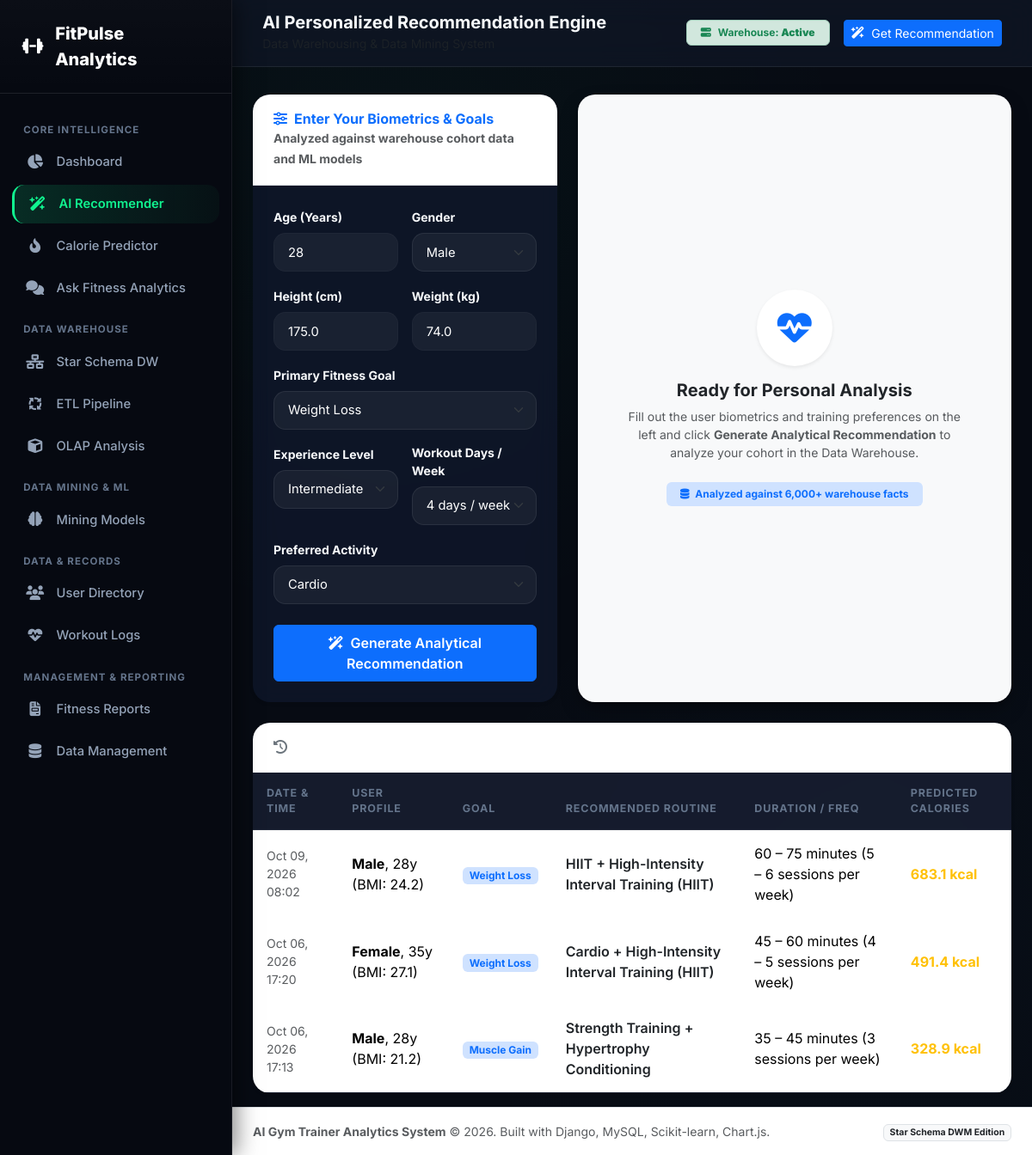
Screenshot of /recommendations/ with the database file from the repository.
### recommendations/models.py (models this page shows, shortened)
class RecommendationHistory(models.Model):
    id = models.BigAutoField(primary_key=True)
    created_at = models.DateTimeField(auto_now_add=True)
    age = models.IntegerField()
    gender = models.CharField(max_length=20)
    height = models.FloatField()
    weight = models.FloatField()
    bmi = models.FloatField()
    fitness_goal = models.CharField(max_length=60)
    experience_level = models.CharField(max_length=30)
    workout_frequency = models.IntegerField()
    preferred_workout = models.CharField(max_length=50)
    fitness_category = models.CharField(max_length=50)
    activity_level = models.CharField(max_length=50)
    predicted_calories = models.FloatField()
    recommended_workout = models.CharField(max_length=100)
    recommended_duration = models.CharField(max_length=50)
    recommended_frequency = models.CharField(max_length=50)
    training_intensity = models.CharField(max_length=50)
    reasoning_explanation = models.TextField()
    class Meta:
        db_table = 'recommendation_history'
        ordering = ['-created_at']

### recommendations/views.py (the view, shortened to what this page needs)
# urls.py: path('', views.recommendation_view, name='recommendations'),
def recommendation_view(request):
    recommendation_result = None
    form_data = {
        'age': 28,
        'gender': 'Male',
        'height': 175.0,
        'weight': 74.0,
        'fitness_goal': 'Weight Loss',
        'experience_level': 'Intermediate',
        'workout_frequency': 4,
        'preferred_workout': 'Cardio'
    }
    recent_history = RecommendationHistory.objects.all()[:8]
    context = {
        'form_data': form_data,
        'result': recommendation_result,
        'history': recent_history,
        'goals': ["Weight Loss", "Muscle Gain", "Endurance", "General Fitness", "Flexibility"],
        'experience_levels': ["Beginner", "Intermediate", "Advanced"],
        'workout_types': ["Cardio", "Strength", "HIIT", "Yoga", "Pilates", "Running", "Cycling", "Crossfit"]
    }
    return render(request, 'recommendations/index.html', context)

### templates/recommendations/index.html (shortened to what this page needs)
{% extends 'base.html' %}
{% block page_title %}AI Personalized Recommendation Engine{% endblock %}
{% block content %}
<div class="row g-4">
    <div class="col-lg-5">
        <div class="card h-100 shadow-sm border-0">
            <div class="card-header bg-white border-bottom">
                <h6 class="fw-bold mb-0 text-primary">
                    <i class="fa-solid fa-sliders me-2"></i>Enter Your Biometrics & Goals
                </h6>
                <small class="text-muted">Analyzed against warehouse cohort data and ML models</small>
            </div>
            <div class="card-body p-4">
                <form method="POST">
                    <div class="row g-3">
                        <div class="col-md-6">
                            <label class="form-label small fw-bold">Age (Years)</label>
                            <input type="number" name="age" class="form-control" value="{{ form_data.age }}" min="15" max="85" required>
                        </div>
                        <div class="col-md-6">
                            <label class="form-label small fw-bold">Gender</label>
                            <select name="gender" class="form-select" required>
                                <option value="Male" {% if form_data.gender == 'Male' %}selected{% endif %}>Male</option>
                            </select>
                        </div>
                        <div class="col-md-6">
                            <label class="form-label small fw-bold">Height (cm)</label>
                            <input type="number" step="0.5" name="height" class="form-control" value="{{ form_data.height }}" min="130" max="220" required>
                        </div>
                        <div class="col-md-6">
                            <label class="form-label small fw-bold">Weight (kg)</label>
                            <input type="number" step="0.5" name="weight" class="form-control" value="{{ form_data.weight }}" min="35" max="180" required>
                        </div>
                        <div class="col-12">
                            <label class="form-label small fw-bold">Primary Fitness Goal</label>
                            <select name="fitness_goal" class="form-select" required>
                                {% for g in goals %}
                                <option value="{{ g }}" {% if form_data.fitness_goal == g %}selected{% endif %}>{{ g }}</option>
                                {% endfor %}
                            </select>
                        </div>
                        <div class="col-md-6">
                            <label class="form-label small fw-bold">Experience Level</label>
                            <select name="experience_level" class="form-select" required>
                                {% for exp in experience_levels %}
                                <option value="{{ exp }}" {% if form_data.experience_level == exp %}selected{% endif %}>{{ exp }}</option>
                                {% endfor %}
                            </select>
                        </div>
                        <div class="col-md-6">
                            <label class="form-label small fw-bold">Workout Days / Week</label>
                            <select name="workout_frequency" class="form-select" required>
                                <option value="4" {% if form_data.workout_frequency == 4 %}selected{% endif %}>4 days / week</option>
                            </select>
                        </div>
                        <div class="col-12">
                            <label class="form-label small fw-bold">Preferred Activity</label>
                            <select name="preferred_workout" class="form-select" required>
                                {% for w in workout_types %}
                                <option value="{{ w }}" {% if form_data.preferred_workout == w %}selected{% endif %}>{{ w }}</option>
                                {% endfor %}
                            </select>
                        </div>
                        <div class="col-12 mt-4">
                            <button type="submit" class="btn btn-primary w-100 py-2 fw-semibold">
                                <i class="fa-solid fa-wand-magic-sparkles me-2"></i>Generate Analytical Recommendation
                            </button>
                        </div>
                    </div>
                </form>
            </div>
        </div>
    </div>
    <div class="col-lg-7">
        {% if result %}
        <div class="card shadow-sm border-0 mb-4">
            <div class="card-header bg-white border-bottom py-3 d-flex justify-content-between align-items-center">
                <div>
                    <span class="badge bg-success-subtle text-success px-3 py-1 mb-1">
                        <i class="fa-solid fa-check-circle me-1"></i> Personalized Analysis Complete
                    </span>
                    <h5 class="fw-bold mb-0">Recommended Fitness Prescription</h5>
                </div>
                <button onclick="window.print()" class="btn btn-sm btn-outline-secondary no-print">
                    <i class="fa-solid fa-print me-1"></i> Print / PDF
                </button>
            </div>
            <div class="card-body p-4">
                <div class="row g-3 mb-4">
                    <div class="col-sm-4">
                        <div class="p-3 bg-light rounded border text-center">
                            <span class="text-muted small text-uppercase fw-semibold">Calculated BMI</span>
                            <h3 class="fw-bold text-primary mb-0">{{ result.user_profile.bmi }}</h3>
                            <small class="badge bg-primary-subtle text-primary">{{ result.user_profile.bmi_category }}</small>
                        </div>
                    </div>
                    <div class="col-sm-4">
                        <div class="p-3 bg-light rounded border text-center">
                            <span class="text-muted small text-uppercase fw-semibold">Predicted Energy Output</span>
                            <h3 class="fw-bold text-warning mb-0">{{ result.predicted_calories }} <span class="fs-6">kcal</span></h3>
                            <small class="text-muted font-monospace">{{ result.calorie_range }}</small>
                        </div>
                    </div>
                    <div class="col-sm-4">
                        <div class="p-3 bg-light rounded border text-center">
                            <span class="text-muted small text-uppercase fw-semibold">Target Heart Rate</span>
                            <h3 class="fw-bold text-danger mb-0">{{ result.heart_rate_zones.target_avg_hr }} <span class="fs-6">bpm</span></h3>
                            <small class="text-muted">Aerobic Zone</small>
                        </div>
                    </div>
                </div>
                <div class="card border-primary bg-primary-subtle bg-opacity-10 mb-4">
                    <div class="card-body">
                        <h6 class="fw-bold text-primary mb-3">
                            <i class="fa-solid fa-clipboard-check me-2"></i>Structured Training Program
                        </h6>
                        <div class="row g-3">
                            <div class="col-md-6">
                                <span class="text-muted small">Recommended Workout:</span>
                                <div class="fw-bold text-dark fs-6">{{ result.recommended_workout }}</div>
                            </div>
                            <div class="col-md-6">
                                <span class="text-muted small">Optimal Session Duration:</span>
                                <div class="fw-bold text-dark fs-6">{{ result.recommended_duration }}</div>
                            </div>
                            <div class="col-md-6">
                                <span class="text-muted small">Recommended Weekly Frequency:</span>
                                <div class="fw-bold text-dark fs-6">{{ result.recommended_frequency }}</div>
                            </div>
                            <div class="col-md-6">
                                <span class="text-muted small">Target Training Intensity:</span>
                                <div class="fw-bold text-dark fs-6">{{ result.training_intensity }}</div>
                            </div>
                        </div>
                    </div>
                </div>
                <div class="reasoning-box mb-4">
                    <h6 class="fw-bold text-dark mb-3">
                        <i class="fa-solid fa-network-wired text-primary me-2"></i>Analytical Reasoning Pipeline
                    </h6>
                    <div class="reasoning-step">
                        <div class="reasoning-badge bg-primary">1</div>
                        <h6 class="fw-bold text-primary mb-1">DATA (Input & Warehouse Cohort)</h6>
                        <p class="text-secondary small mb-0">{{ result.reasoning_pipeline.data }}</p>
                    </div>
                    <div class="reasoning-step">
                        <div class="reasoning-badge bg-info">2</div>
                        <h6 class="fw-bold text-info mb-1">ANALYSIS (Regression & Pattern Mining)</h6>
                        <p class="text-secondary small mb-0">{{ result.reasoning_pipeline.analysis }}</p>
                    </div>
                    <div class="reasoning-step">
                        <div class="reasoning-badge bg-warning text-dark">3</div>
                        <h6 class="fw-bold text-warning mb-1">FINDING (Physiological Insight)</h6>
                        <p class="text-secondary small mb-0">{{ result.reasoning_pipeline.finding }}</p>
                    </div>
                    <div class="reasoning-step">
                        <div class="reasoning-badge bg-success">4</div>
                        <h6 class="fw-bold text-success mb-1">RECOMMENDATION (Actionable Advice)</h6>
                        <p class="text-secondary small mb-0">{{ result.reasoning_pipeline.recommendation }}</p>
                    </div>
                </div>
                <div class="card border bg-light">
                    <div class="card-body">
                        <h6 class="fw-bold text-secondary mb-2 small text-uppercase">
                            <i class="fa-solid fa-users me-2"></i>Warehouse Peer Cohort Benchmarks ({{ result.cohort_benchmarks.sample_size }} logged sessions)
                        </h6>
                        <div class="row text-center g-2">
                            <div class="col-4">
                                <span class="small text-muted">Cohort Mean Calories:</span>
                                <div class="fw-bold text-dark">{{ result.cohort_benchmarks.avg_calories }} kcal</div>
                            </div>
                            <div class="col-4">
                                <span class="small text-muted">Cohort Mean Duration:</span>
                                <div class="fw-bold text-dark">{{ result.cohort_benchmarks.avg_duration }} mins</div>
                            </div>
                            <div class="col-4">
                                <span class="small text-muted">Cohort Mean Pulse:</span>
                                <div class="fw-bold text-dark">{{ result.cohort_benchmarks.avg_heart_rate }} bpm</div>
                            </div>
                        </div>
                    </div>
                </div>
            </div>
        </div>
        {% else %}
        <div class="card h-100 d-flex flex-column align-items-center justify-content-center p-5 text-center bg-light border-dashed">
            <div class="p-4 bg-white rounded-circle shadow-sm mb-3">
                <i class="fa-solid fa-heart-pulse fs-1 text-primary"></i>
            </div>
            <h5 class="fw-bold text-dark mb-2">Ready for Personal Analysis</h5>
            <p class="text-muted small max-w-sm mb-4">
                Fill out the user biometrics and training preferences on the left and click <strong>Generate Analytical Recommendation</strong> to analyze your cohort in the Data Warehouse.
            </p>
            <div class="badge bg-primary-subtle text-primary px-3 py-2">
                <i class="fa-solid fa-database me-1"></i> Analyzed against 6,000+ warehouse facts
            </div>
        </div>
        {% endif %}
    </div>
</div>
{% if history %}
<div class="card mt-4 shadow-sm border-0">
    <div class="card-header bg-white">
        <h6 class="fw-bold mb-0"><i class="fa-solid fa-clock-rotate-left text-secondary me-2"></i>Recent Recommendation Log</h6>
    </div>
    <div class="card-body p-0">
        <div class="table-responsive">
            <table class="table table-hover align-middle mb-0">
                <thead class="table-light">
                    <tr>
                        <th>Date & Time</th>
                        <th>User Profile</th>
                        <th>Goal</th>
                        <th>Recommended Routine</th>
                        <th>Duration / Freq</th>
                        <th>Predicted Calories</th>
                    </tr>
                </thead>
                <tbody>
                    {% for h in history %}
                    <tr>
                        <td class="small text-muted">{{ h.created_at|date:"M d, Y H:i" }}</td>
                        <td><strong>{{ h.gender }}</strong>, {{ h.age }}y (BMI: {{ h.bmi }})</td>
                        <td><span class="badge bg-primary-subtle text-primary">{{ h.fitness_goal }}</span></td>
                        <td class="fw-semibold text-dark">{{ h.recommended_workout }}</td>
                        <td>{{ h.recommended_duration }} ({{ h.recommended_frequency }})</td>
                        <td class="text-warning fw-bold">{{ h.predicted_calories }} kcal</td>
                    </tr>
                    {% endfor %}
                </tbody>
            </table>
        </div>
    </div>
</div>
{% endif %}
{% endblock %}

### rows the page displays
RecommendationHistory: created_at "Oct 09, 2026 08:02", gender "Male", age "28", bmi "24.2", fitness_goal "Weight Loss", recommended_workout "HIIT + High-Intensity Interval Training (HIIT)", recommended_duration "60 – 75 minutes", recommended_frequency "5 – 6 sessions per week", predicted_calories "683.1"
RecommendationHistory: created_at "Oct 06, 2026 17:20", gender "Female", age "35", bmi "27.1", fitness_goal "Weight Loss", recommended_workout "Cardio + High-Intensity Interval Training (HIIT)", recommended_duration "45 – 60 minutes", recommended_frequency "4 – 5 sessions per week", predicted_calories "491.4"
RecommendationHistory: created_at "Oct 06, 2026 17:13", gender "Male", age "28", bmi "21.2", fitness_goal "Muscle Gain", recommended_workout "Strength Training + Hypertrophy Conditioning", recommended_duration "35 – 45 minutes", recommended_frequency "3 sessions per week", predicted_calories "328.9"

### other values shown
form field fitness_goal "Weight Loss"
form field experience_level "Intermediate"
form field preferred_workout "Cardio"
